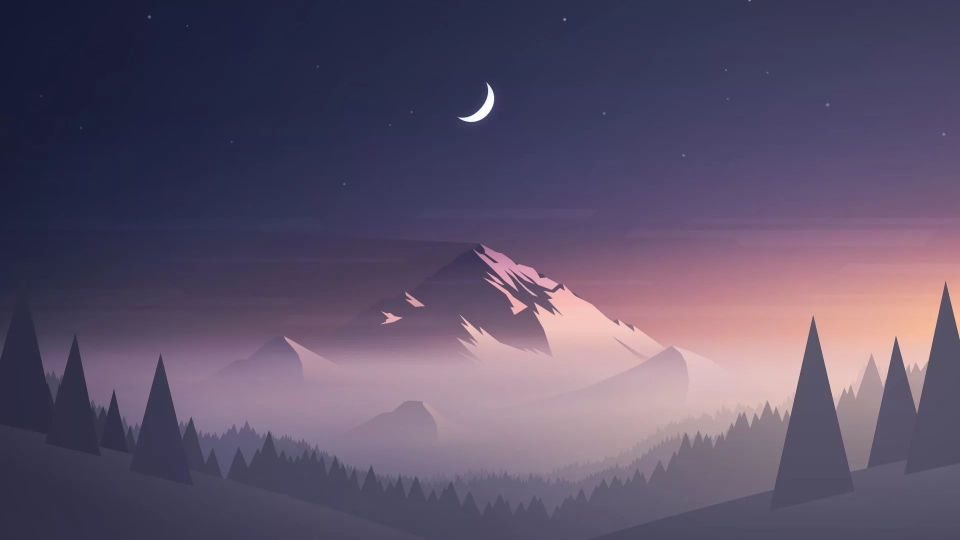
#> input picture sample-image.jpg, 1920 x 1080 px (shown at 1/2 size)
$ jupyter execute Task_2_Color_Identification_in_Images.ipynb   (shell and % lines are left out)
#> lines starting #> are read from the running program, lines starting #| are printed output that depends on the picture
**Computer Vision & Internet of Things**

The Sparks Foundation GRIP August 2021

**By: Nikshita Shetty**

**TASK 2: Color Identification in Images**

Steps To Be Performed:

I will use OpenCV2 for image manipulation, apply KMeans to identify the major colors and then plot the information using Matplotlib.

**Import Libraries**

Let's first import necessary libraries. We need sklearn for KMeans algorithm, matplotlib.pyplot for plotting graphs, numpy to work with arrays, cv2 to work with image data, collections to use Counter to count values, rgb2lab to convert RGB values and deltaE_cie76 to calculate similarity between colors.

[cell 1]
from sklearn.cluster import KMeans
import matplotlib.pyplot as plt
import numpy as np
import cv2
from collections import Counter
from skimage.color import rgb2lab, deltaE_cie76
import os

**Working with OpenCV**

Let's first read a sample image and understand basic operations that we can do on it.

[cell 2]
imgName = 'sample-image.jpg'
image = cv2.imread(imgName)
#> image is the input picture: shape (1080, 1920, 3); mean B, G, R 105.7, 81.8, 92.8
print("The type of this input is {}".format(type(image)))
#| The type of this input is <class 'numpy.ndarray'>
print("Shape: {}".format(image.shape))
#| Shape: (1080, 1920, 3)
plt.imshow(image)

We see that the image has different colors as compared to the original image. This is because by default OpenCV reads the images in the color order BLUE GREEN RED i.e. BGR. Thus, we need to convert it into REG GREEN BLUE i.e. RGB.

[cell 3]
image = cv2.cvtColor(image, cv2.COLOR_BGR2RGB)
plt.imshow(image)

We might want to resize the image to a certain size whenever the images are huge or when we are working with multiple images of different dimensions.

[cell 4]
resized_image = cv2.resize(image, (1200, 600))
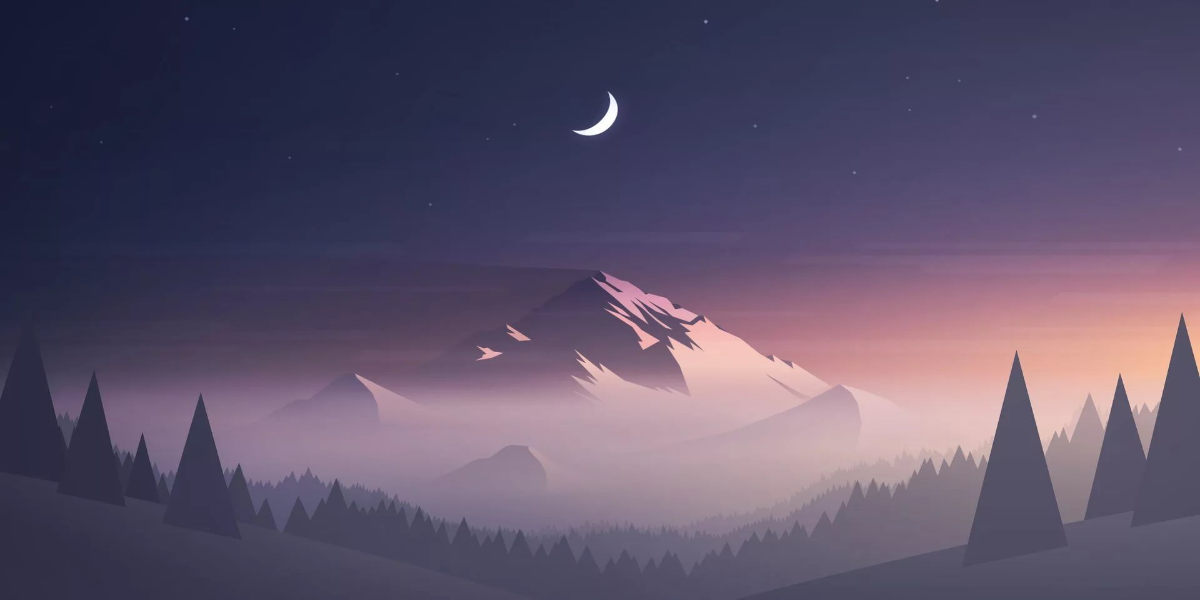
#> resized_image: shape (600, 1200, 3); mean R, G, B 92.8, 81.7, 105.7
plt.imshow(resized_image)

**Color Identification**

First, we will define a function that can give us the hex values of our the colors that we will identify.

[cell 5]
def RGB2HEX(color):
    return "#{:02x}{:02x}{:02x}".format(int(color[0]), int(color[1]), int(color[2]))

KMeans expects flattened array as input during its fit method. Thus, we need to reshape the image using numpy. Then, we can apply KMeans to first fit and then predict on the image to get the results. Then, the cluster colors are identified an arranged in the correct order. We plot the colors as a pie chart.

[cell 6]
def get_image(image_path):
    image = cv2.imread(image_path)
    image = cv2.cvtColor(image, cv2.COLOR_BGR2RGB)
    return image

[cell 7]
def get_colors(image, number_of_colors, show_chart):

#> called with number_of_colors = 8, show_chart = True
    modified_image = cv2.resize(image, (600, 400), interpolation = cv2.INTER_AREA)
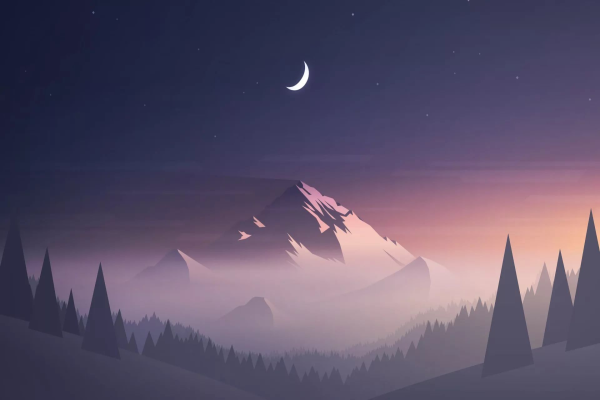
#> modified_image: shape (400, 600, 3); mean R, G, B 92.8, 81.8, 105.7
    modified_image = modified_image.reshape(modified_image.shape[0]*modified_image.shape[1], 3)

    clf = KMeans(n_clusters = number_of_colors)
    labels = clf.fit_predict(modified_image)

    counts = Counter(labels)
#> counts = {6: 33325, 2: 40166, 4: 44472, 3: 21093, 0: 44808, 7: 21960, 1: 18964, 5: 15212}
    # sort to ensure correct color percentage
    counts = dict(sorted(counts.items()))
#> counts = {0: 44808, 1: 18964, 2: 40166, 3: 21093, 4: 44472, 5: 15212, 6: 33325, 7: 21960}

    center_colors = clf.cluster_centers_
    # We get ordered colors by iterating through the keys
    ordered_colors = [center_colors[i] for i in counts.keys()]
#> ordered_colors = [[85.27, 77.81, 105], [186.6, 149.2, 159], [48, 49.32, 77.22], [149.5, 121.1, 141.8], [65.62, 62.62, 92.28], [223.2, 180.2, 177.1], [30.81, 34.62, 63.04], [114, 95.39, 121.5]]
    hex_colors = [RGB2HEX(ordered_colors[i]) for i in counts.keys()]
#> hex_colors = ['#554d68', '#ba959f', '#2f314d', '#95798d', '#413e5c', '#dfb4b1', '#1e223f', '#725f79']
    rgb_colors = [ordered_colors[i] for i in counts.keys()]
#> rgb_colors has the same summary as ordered_colors

    if (show_chart):
        plt.figure(figsize = (8, 6))
        plt.pie(counts.values(), labels = hex_colors, colors = hex_colors)

    return rgb_colors

[cell 8]
get_colors(get_image(imgName), 8, True)
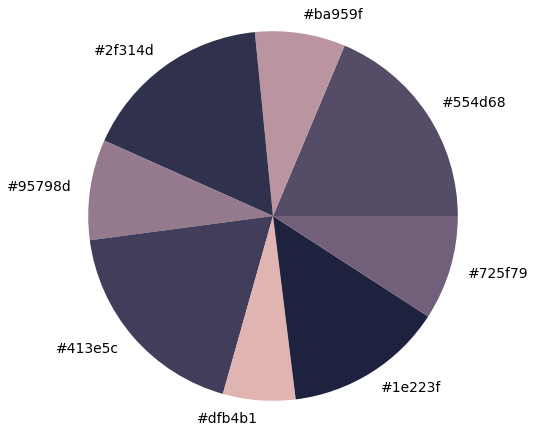
#> figure drawn by matplotlib, 1 panel
